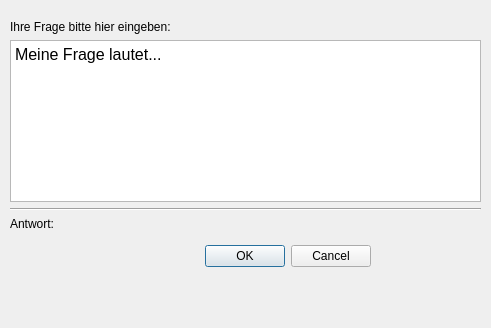
<?xml version="1.0" encoding="UTF-8"?>
<ui version="4.0">
 <class>Dialog</class>
 <widget class="QDialog" name="Dialog">
  <property name="geometry">
   <rect>
    <x>0</x>
    <y>0</y>
    <width>491</width>
    <height>328</height>
   </rect>
  </property>
  <property name="windowTitle">
   <string>Dialog</string>
  </property>
  <widget class="QDialogButtonBox" name="buttonBox">
   <property name="geometry">
    <rect>
     <x>30</x>
     <y>240</y>
     <width>341</width>
     <height>32</height>
    </rect>
   </property>
   <property name="toolTip">
    <string>&lt;html&gt;&lt;head/&gt;&lt;body&gt;&lt;p&gt;das&lt;/p&gt;&lt;/body&gt;&lt;/html&gt;</string>
   </property>
   <property name="orientation">
    <enum>Qt::Horizontal</enum>
   </property>
   <property name="standardButtons">
    <set>QDialogButtonBox::Cancel|QDialogButtonBox::Ok</set>
   </property>
  </widget>
  <widget class="QWidget" name="verticalLayoutWidget">
   <property name="geometry">
    <rect>
     <x>10</x>
     <y>20</y>
     <width>471</width>
     <height>211</height>
    </rect>
   </property>
   <layout class="QVBoxLayout" name="verticalLayout">
    <item>
     <widget class="QLabel" name="label">
      <property name="text">
       <string>Ihre Frage bitte hier eingeben:</string>
      </property>
     </widget>
    </item>
    <item>
     <widget class="QTextEdit" name="textEdit">
      <property name="html">
       <string>&lt;!DOCTYPE HTML PUBLIC &quot;-//W3C//DTD HTML 4.0//EN&quot; &quot;http://www.w3.org/TR/REC-html40/strict.dtd&quot;&gt;
&lt;html&gt;&lt;head&gt;&lt;meta name=&quot;qrichtext&quot; content=&quot;1&quot; /&gt;&lt;style type=&quot;text/css&quot;&gt;
p, li { white-space: pre-wrap; }
&lt;/style&gt;&lt;/head&gt;&lt;body style=&quot; font-family:'DejaVu LGC Sans'; font-size:12pt; font-weight:400; font-style:normal;&quot;&gt;
&lt;p style=&quot; margin-top:0px; margin-bottom:0px; margin-left:0px; margin-right:0px; -qt-block-indent:0; text-indent:0px;&quot;&gt;Meine Frage lautet...&lt;/p&gt;&lt;/body&gt;&lt;/html&gt;</string>
      </property>
     </widget>
    </item>
    <item>
     <widget class="Line" name="line">
      <property name="orientation">
       <enum>Qt::Horizontal</enum>
      </property>
     </widget>
    </item>
    <item>
     <widget class="QLabel" name="label_2">
      <property name="text">
       <string>Antwort:</string>
      </property>
     </widget>
    </item>
   </layout>
  </widget>
 </widget>
 <resources/>
 <connections>
  <connection>
   <sender>buttonBox</sender>
   <signal>accepted()</signal>
   <receiver>Dialog</receiver>
   <slot>accept()</slot>
   <hints>
    <hint type="sourcelabel">
     <x>248</x>
     <y>254</y>
    </hint>
    <hint type="destinationlabel">
     <x>157</x>
     <y>274</y>
    </hint>
   </hints>
  </connection>
  <connection>
   <sender>buttonBox</sender>
   <signal>rejected()</signal>
   <receiver>Dialog</receiver>
   <slot>reject()</slot>
   <hints>
    <hint type="sourcelabel">
     <x>316</x>
     <y>260</y>
    </hint>
    <hint type="destinationlabel">
     <x>286</x>
     <y>274</y>
    </hint>
   </hints>
  </connection>
 </connections>
</ui>
